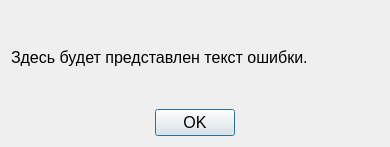
<?xml version="1.0" encoding="UTF-8"?>
<ui version="4.0">
 <class>error</class>
 <widget class="QDialog" name="error">
  <property name="geometry">
   <rect>
    <x>0</x>
    <y>0</y>
    <width>390</width>
    <height>147</height>
   </rect>
  </property>
  <property name="minimumSize">
   <size>
    <width>390</width>
    <height>147</height>
   </size>
  </property>
  <property name="maximumSize">
   <size>
    <width>390</width>
    <height>147</height>
   </size>
  </property>
  <property name="windowTitle">
   <string>Ошибка</string>
  </property>
  <layout class="QGridLayout" name="gridLayout">
   <item row="1" column="0">
    <widget class="QDialogButtonBox" name="buttonBox">
     <property name="sizePolicy">
      <sizepolicy hsizetype="MinimumExpanding" vsizetype="Fixed">
       <horstretch>0</horstretch>
       <verstretch>0</verstretch>
      </sizepolicy>
     </property>
     <property name="font">
      <font>
       <pointsize>12</pointsize>
      </font>
     </property>
     <property name="orientation">
      <enum>Qt::Horizontal</enum>
     </property>
     <property name="standardButtons">
      <set>QDialogButtonBox::Ok</set>
     </property>
     <property name="centerButtons">
      <bool>true</bool>
     </property>
    </widget>
   </item>
   <item row="0" column="0">
    <widget class="QLabel" name="lblErrorText">
     <property name="font">
      <font>
       <pointsize>12</pointsize>
      </font>
     </property>
     <property name="text">
      <string>Здесь будет представлен текст ошибки.</string>
     </property>
    </widget>
   </item>
  </layout>
 </widget>
 <resources/>
 <connections>
  <connection>
   <sender>buttonBox</sender>
   <signal>accepted()</signal>
   <receiver>error</receiver>
   <slot>accept()</slot>
   <hints>
    <hint type="sourcelabel">
     <x>248</x>
     <y>254</y>
    </hint>
    <hint type="destinationlabel">
     <x>157</x>
     <y>274</y>
    </hint>
   </hints>
  </connection>
  <connection>
   <sender>buttonBox</sender>
   <signal>rejected()</signal>
   <receiver>error</receiver>
   <slot>reject()</slot>
   <hints>
    <hint type="sourcelabel">
     <x>316</x>
     <y>260</y>
    </hint>
    <hint type="destinationlabel">
     <x>286</x>
     <y>274</y>
    </hint>
   </hints>
  </connection>
 </connections>
</ui>
